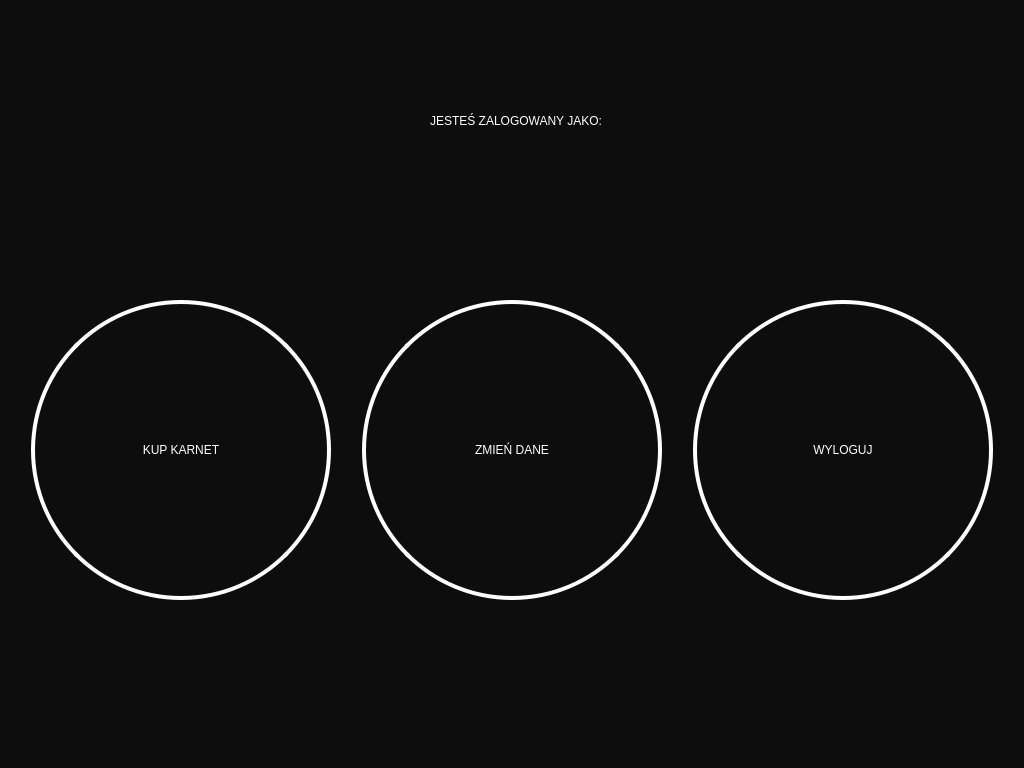
<?xml version="1.0" encoding="UTF-8"?>
<ui version="4.0">
 <class>LoggedScreen</class>
 <widget class="QDialog" name="LoggedScreen">
  <property name="geometry">
   <rect>
    <x>0</x>
    <y>0</y>
    <width>1024</width>
    <height>768</height>
   </rect>
  </property>
  <property name="sizePolicy">
   <sizepolicy hsizetype="Preferred" vsizetype="Preferred">
    <horstretch>0</horstretch>
    <verstretch>0</verstretch>
   </sizepolicy>
  </property>
  <property name="minimumSize">
   <size>
    <width>1024</width>
    <height>768</height>
   </size>
  </property>
  <property name="maximumSize">
   <size>
    <width>1024</width>
    <height>768</height>
   </size>
  </property>
  <property name="windowTitle">
   <string>Dialog</string>
  </property>
  <property name="styleSheet">
   <string notr="true">background-color: rgb(13, 13, 13);</string>
  </property>
  <widget class="QLabel" name="komunikat">
   <property name="geometry">
    <rect>
     <x>157</x>
     <y>80</y>
     <width>718</width>
     <height>81</height>
    </rect>
   </property>
   <property name="styleSheet">
    <string notr="true">font: 75 30pt &quot;Tahoma&quot;;
color: rgb(255, 255, 255);</string>
   </property>
   <property name="text">
    <string>JESTEŚ ZALOGOWANY JAKO:</string>
   </property>
   <property name="alignment">
    <set>Qt::AlignCenter</set>
   </property>
  </widget>
  <widget class="QLabel" name="zalogowanyJako">
   <property name="geometry">
    <rect>
     <x>157</x>
     <y>170</y>
     <width>718</width>
     <height>81</height>
    </rect>
   </property>
   <property name="styleSheet">
    <string notr="true">font: 75 30pt &quot;Tahoma&quot;;
color: rgb(255, 255, 255);</string>
   </property>
   <property name="text">
    <string/>
   </property>
   <property name="alignment">
    <set>Qt::AlignCenter</set>
   </property>
  </widget>
  <widget class="QPushButton" name="kupKarnet">
   <property name="geometry">
    <rect>
     <x>31</x>
     <y>300</y>
     <width>300</width>
     <height>300</height>
    </rect>
   </property>
   <property name="styleSheet">
    <string notr="true">background-color: rgb(13, 13, 13);
border-style: solid;
border-width:4px;
border-radius:150px;
border-color: white;

font: 75 30pt &quot;Tahoma&quot;;
color: rgb(255, 255, 255);</string>
   </property>
   <property name="text">
    <string>KUP KARNET</string>
   </property>
   <property name="iconSize">
    <size>
     <width>16</width>
     <height>16</height>
    </size>
   </property>
  </widget>
  <widget class="QPushButton" name="wyloguj">
   <property name="geometry">
    <rect>
     <x>693</x>
     <y>300</y>
     <width>300</width>
     <height>300</height>
    </rect>
   </property>
   <property name="styleSheet">
    <string notr="true">background-color: rgb(13, 13, 13);
border-style: solid;
border-width:4px;
border-radius:150px;
border-color: white;

font: 75 30pt &quot;Tahoma&quot;;
color: rgb(255, 255, 255);</string>
   </property>
   <property name="text">
    <string>WYLOGUJ</string>
   </property>
   <property name="iconSize">
    <size>
     <width>16</width>
     <height>16</height>
    </size>
   </property>
  </widget>
  <widget class="QPushButton" name="zmienDane">
   <property name="geometry">
    <rect>
     <x>362</x>
     <y>300</y>
     <width>300</width>
     <height>300</height>
    </rect>
   </property>
   <property name="styleSheet">
    <string notr="true">background-color: rgb(13, 13, 13);
border-style: solid;
border-width:4px;
border-radius:150px;
border-color: white;

font: 75 30pt &quot;Tahoma&quot;;
color: rgb(255, 255, 255);</string>
   </property>
   <property name="text">
    <string>ZMIEŃ DANE</string>
   </property>
   <property name="iconSize">
    <size>
     <width>16</width>
     <height>16</height>
    </size>
   </property>
  </widget>
 </widget>
 <resources/>
 <connections/>
</ui>
